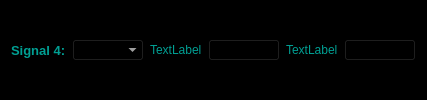
          <widget class="QWidget" name="signal_4_menu" native="true">
           <property name="sizePolicy">
            <sizepolicy hsizetype="MinimumExpanding" vsizetype="Preferred">
             <horstretch>0</horstretch>
             <verstretch>0</verstretch>
            </sizepolicy>
           </property>
           <property name="styleSheet">
            <string notr="true">background-color: rgb(0, 0, 0);</string>
           </property>
           <layout class="QGridLayout" name="gridLayout_7">
            <item row="0" column="1">
             <layout class="QHBoxLayout" name="horizontalLayout_10">
              <item>
               <widget class="QLabel" name="label_8">
                <property name="styleSheet">
                 <string notr="true">font: 700 10pt &quot;Segoe UI&quot;;
color: rgb(0, 159, 147);</string>
                </property>
                <property name="text">
                 <string>TextLabel</string>
                </property>
               </widget>
              </item>
              <item>
               <widget class="QComboBox" name="column_combobox_8"/>
              </item>
             </layout>
            </item>
            <item row="0" column="0">
             <layout class="QHBoxLayout" name="signal_4__layout">
              <item>
               <widget class="QLabel" name="label_4">
                <property name="palette">
                 <palette>
                  <active>
                   <colorrole role="WindowText">
                    <brush brushstyle="SolidPattern">
                     <color alpha="255">
                      <red>255</red>
                      <green>255</green>
                      <blue>255</blue>
                     </color>
                    </brush>
                   </colorrole>
                   <colorrole role="Button">
                    <brush brushstyle="SolidPattern">
                     <color alpha="255">
                      <red>0</red>
                      <green>0</green>
                      <blue>0</blue>
                     </color>
                    </brush>
                   </colorrole>
                   <colorrole role="Text">
                    <brush brushstyle="SolidPattern">
                     <color alpha="255">
                      <red>0</red>
                      <green>159</green>
                      <blue>147</blue>
                     </color>
                    </brush>
                   </colorrole>
                   <colorrole role="ButtonText">
                    <brush brushstyle="SolidPattern">
                     <color alpha="255">
                      <red>0</red>
                      <green>159</green>
                      <blue>147</blue>
                     </color>
                    </brush>
                   </colorrole>
                   <colorrole role="Base">
                    <brush brushstyle="SolidPattern">
                     <color alpha="255">
                      <red>0</red>
                      <green>0</green>
                      <blue>0</blue>
                     </color>
                    </brush>
                   </colorrole>
                   <colorrole role="Window">
                    <brush brushstyle="SolidPattern">
                     <color alpha="255">
                      <red>0</red>
                      <green>0</green>
                      <blue>0</blue>
                     </color>
                    </brush>
                   </colorrole>
                   <colorrole role="PlaceholderText">
                    <brush brushstyle="SolidPattern">
                     <color alpha="128">
                      <red>0</red>
                      <green>159</green>
                      <blue>147</blue>
                     </color>
                    </brush>
                   </colorrole>
                  </active>
                  <inactive>
                   <colorrole role="WindowText">
                    <brush brushstyle="SolidPattern">
                     <color alpha="255">
                      <red>255</red>
                      <green>255</green>
                      <blue>255</blue>
                     </color>
                    </brush>
                   </colorrole>
                   <colorrole role="Button">
                    <brush brushstyle="SolidPattern">
                     <color alpha="255">
                      <red>0</red>
                      <green>0</green>
                      <blue>0</blue>
                     </color>
                    </brush>
                   </colorrole>
                   <colorrole role="Text">
                    <brush brushstyle="SolidPattern">
                     <color alpha="255">
                      <red>0</red>
                      <green>159</green>
                      <blue>147</blue>
                     </color>
                    </brush>
                   </colorrole>
                   <colorrole role="ButtonText">
                    <brush brushstyle="SolidPattern">
                     <color alpha="255">
                      <red>0</red>
                      <green>159</green>
                      <blue>147</blue>
                     </color>
                    </brush>
                   </colorrole>
                   <colorrole role="Base">
                    <brush brushstyle="SolidPattern">
                     <color alpha="255">
                      <red>0</red>
                      <green>0</green>
                      <blue>0</blue>
                     </color>
                    </brush>
                   </colorrole>
                   <colorrole role="Window">
                    <brush brushstyle="SolidPattern">
                     <color alpha="255">
                      <red>0</red>
                      <green>0</green>
                      <blue>0</blue>
                     </color>
                    </brush>
                   </colorrole>
                   <colorrole role="PlaceholderText">
                    <brush brushstyle="SolidPattern">
                     <color alpha="128">
                      <red>0</red>
                      <green>159</green>
                      <blue>147</blue>
                     </color>
                    </brush>
                   </colorrole>
                  </inactive>
                  <disabled>
                   <colorrole role="WindowText">
                    <brush brushstyle="SolidPattern">
                     <color alpha="255">
                      <red>120</red>
                      <green>120</green>
                      <blue>120</blue>
                     </color>
                    </brush>
                   </colorrole>
                   <colorrole role="Button">
                    <brush brushstyle="SolidPattern">
                     <color alpha="255">
                      <red>0</red>
                      <green>0</green>
                      <blue>0</blue>
                     </color>
                    </brush>
                   </colorrole>
                   <colorrole role="Text">
                    <brush brushstyle="SolidPattern">
                     <color alpha="255">
                      <red>0</red>
                      <green>159</green>
                      <blue>147</blue>
                     </color>
                    </brush>
                   </colorrole>
                   <colorrole role="ButtonText">
                    <brush brushstyle="SolidPattern">
                     <color alpha="255">
                      <red>0</red>
                      <green>159</green>
                      <blue>147</blue>
                     </color>
                    </brush>
                   </colorrole>
                   <colorrole role="Base">
                    <brush brushstyle="SolidPattern">
                     <color alpha="255">
                      <red>0</red>
                      <green>0</green>
                      <blue>0</blue>
                     </color>
                    </brush>
                   </colorrole>
                   <colorrole role="Window">
                    <brush brushstyle="SolidPattern">
                     <color alpha="255">
                      <red>0</red>
                      <green>0</green>
                      <blue>0</blue>
                     </color>
                    </brush>
                   </colorrole>
                   <colorrole role="PlaceholderText">
                    <brush brushstyle="SolidPattern">
                     <color alpha="128">
                      <red>0</red>
                      <green>159</green>
                      <blue>147</blue>
                     </color>
                    </brush>
                   </colorrole>
                  </disabled>
                 </palette>
                </property>
                <property name="font">
                 <font>
                  <family>Segoe UI</family>
                  <pointsize>10</pointsize>
                  <italic>false</italic>
                  <bold>true</bold>
                 </font>
                </property>
                <property name="styleSheet">
                 <string notr="true">font: 700 10pt &quot;Segoe UI&quot;;
color: rgb(0, 159, 147);</string>
                </property>
                <property name="text">
                 <string>Signal 4:</string>
                </property>
               </widget>
              </item>
              <item>
               <widget class="QComboBox" name="column_combobox_4">
                <property name="palette">
                 <palette>
                  <active>
                   <colorrole role="WindowText">
                    <brush brushstyle="SolidPattern">
                     <color alpha="255">
                      <red>255</red>
                      <green>255</green>
                      <blue>255</blue>
                     </color>
                    </brush>
                   </colorrole>
                   <colorrole role="Button">
                    <brush brushstyle="SolidPattern">
                     <color alpha="255">
                      <red>0</red>
                      <green>0</green>
                      <blue>0</blue>
                     </color>
                    </brush>
                   </colorrole>
                   <colorrole role="Text">
                    <brush brushstyle="SolidPattern">
                     <color alpha="255">
                      <red>255</red>
                      <green>255</green>
                      <blue>255</blue>
                     </color>
                    </brush>
                   </colorrole>
                   <colorrole role="ButtonText">
                    <brush brushstyle="SolidPattern">
                     <color alpha="255">
                      <red>255</red>
                      <green>255</green>
                      <blue>255</blue>
                     </color>
                    </brush>
                   </colorrole>
                   <colorrole role="Base">
                    <brush brushstyle="SolidPattern">
                     <color alpha="255">
                      <red>0</red>
                      <green>0</green>
                      <blue>0</blue>
                     </color>
                    </brush>
                   </colorrole>
                   <colorrole role="Window">
                    <brush brushstyle="SolidPattern">
                     <color alpha="255">
                      <red>0</red>
                      <green>0</green>
                      <blue>0</blue>
                     </color>
                    </brush>
                   </colorrole>
                   <colorrole role="ToolTipText">
                    <brush brushstyle="SolidPattern">
                     <color alpha="255">
                      <red>255</red>
                      <green>255</green>
                      <blue>255</blue>
                     </color>
                    </brush>
                   </colorrole>
                   <colorrole role="PlaceholderText">
                    <brush brushstyle="SolidPattern">
                     <color alpha="128">
                      <red>255</red>
                      <green>255</green>
                      <blue>255</blue>
                     </color>
                    </brush>
                   </colorrole>
                  </active>
                  <inactive>
                   <colorrole role="WindowText">
                    <brush brushstyle="SolidPattern">
                     <color alpha="255">
                      <red>255</red>
                      <green>255</green>
                      <blue>255</blue>
                     </color>
                    </brush>
                   </colorrole>
                   <colorrole role="Button">
                    <brush brushstyle="SolidPattern">
                     <color alpha="255">
                      <red>0</red>
                      <green>0</green>
                      <blue>0</blue>
                     </color>
                    </brush>
                   </colorrole>
                   <colorrole role="Text">
                    <brush brushstyle="SolidPattern">
                     <color alpha="255">
                      <red>255</red>
                      <green>255</green>
                      <blue>255</blue>
                     </color>
                    </brush>
                   </colorrole>
                   <colorrole role="ButtonText">
                    <brush brushstyle="SolidPattern">
                     <color alpha="255">
                      <red>255</red>
                      <green>255</green>
                      <blue>255</blue>
                     </color>
                    </brush>
                   </colorrole>
                   <colorrole role="Base">
                    <brush brushstyle="SolidPattern">
                     <color alpha="255">
                      <red>0</red>
                      <green>0</green>
                      <blue>0</blue>
                     </color>
                    </brush>
                   </colorrole>
                   <colorrole role="Window">
                    <brush brushstyle="SolidPattern">
                     <color alpha="255">
                      <red>0</red>
                      <green>0</green>
                      <blue>0</blue>
                     </color>
                    </brush>
                   </colorrole>
                   <colorrole role="ToolTipText">
                    <brush brushstyle="SolidPattern">
                     <color alpha="255">
                      <red>255</red>
                      <green>255</green>
                      <blue>255</blue>
                     </color>
                    </brush>
                   </colorrole>
                   <colorrole role="PlaceholderText">
                    <brush brushstyle="SolidPattern">
                     <color alpha="128">
                      <red>255</red>
                      <green>255</green>
                      <blue>255</blue>
                     </color>
                    </brush>
                   </colorrole>
                  </inactive>
                  <disabled>
                   <colorrole role="WindowText">
                    <brush brushstyle="SolidPattern">
                     <color alpha="255">
                      <red>255</red>
                      <green>255</green>
                      <blue>255</blue>
                     </color>
                    </brush>
                   </colorrole>
                   <colorrole role="Button">
                    <brush brushstyle="SolidPattern">
                     <color alpha="255">
                      <red>0</red>
                      <green>0</green>
                      <blue>0</blue>
                     </color>
                    </brush>
                   </colorrole>
                   <colorrole role="Text">
                    <brush brushstyle="SolidPattern">
                     <color alpha="255">
                      <red>255</red>
                      <green>255</green>
                      <blue>255</blue>
                     </color>
                    </brush>
                   </colorrole>
                   <colorrole role="ButtonText">
                    <brush brushstyle="SolidPattern">
                     <color alpha="255">
                      <red>255</red>
                      <green>255</green>
                      <blue>255</blue>
                     </color>
                    </brush>
                   </colorrole>
                   <colorrole role="Base">
                    <brush brushstyle="SolidPattern">
                     <color alpha="255">
                      <red>0</red>
                      <green>0</green>
                      <blue>0</blue>
                     </color>
                    </brush>
                   </colorrole>
                   <colorrole role="Window">
                    <brush brushstyle="SolidPattern">
                     <color alpha="255">
                      <red>0</red>
                      <green>0</green>
                      <blue>0</blue>
                     </color>
                    </brush>
                   </colorrole>
                   <colorrole role="ToolTipText">
                    <brush brushstyle="SolidPattern">
                     <color alpha="255">
                      <red>255</red>
                      <green>255</green>
                      <blue>255</blue>
                     </color>
                    </brush>
                   </colorrole>
                   <colorrole role="PlaceholderText">
                    <brush brushstyle="SolidPattern">
                     <color alpha="128">
                      <red>255</red>
                      <green>255</green>
                      <blue>255</blue>
                     </color>
                    </brush>
                   </colorrole>
                  </disabled>
                 </palette>
                </property>
                <property name="styleSheet">
                 <string notr="true">font: 700 9pt &quot;Segoe UI&quot;;
color: rgb(255, 255, 255);</string>
                </property>
               </widget>
              </item>
             </layout>
            </item>
            <item row="0" column="2">
             <layout class="QHBoxLayout" name="horizontalLayout_11">
              <item>
               <widget class="QLabel" name="label_12">
                <property name="styleSheet">
                 <string notr="true">font: 700 10pt &quot;Segoe UI&quot;;
color: rgb(0, 159, 147);</string>
                </property>
                <property name="text">
                 <string>TextLabel</string>
                </property>
               </widget>
              </item>
              <item>
               <widget class="QComboBox" name="column_combobox_12"/>
              </item>
             </layout>
            </item>
           </layout>
          </widget>
